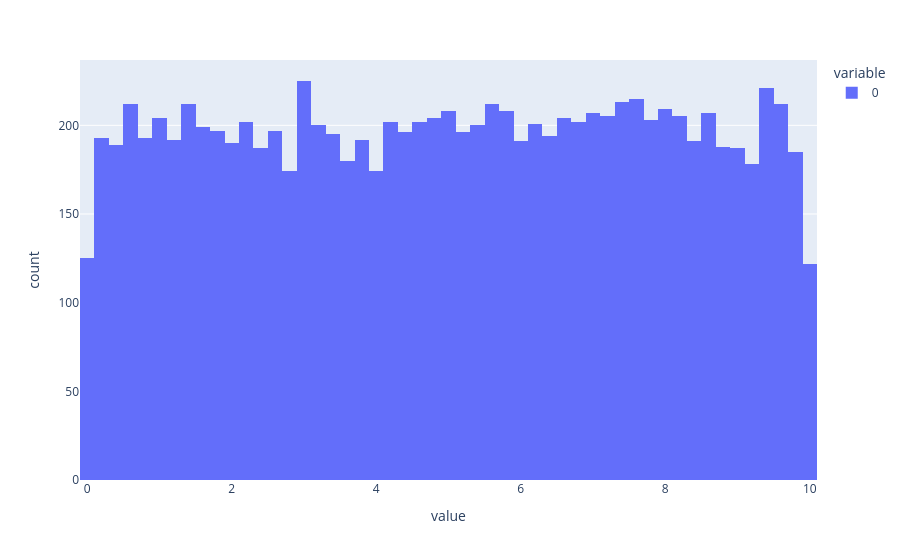

The notebook cell this image was saved under:
### Code cell
import plotly.express as px

px.histogram(uniform_values)

### Figure 1 — Plotly figure (JSON) as saved in the notebook; plotly's stock layout.template omitted (floating-point values rounded to 4 significant figures; data arrays with more than 128 entries replaced by an {"elided": "..."} marker saying what was removed)
{"data": [{"bingroup": "x", "hovertemplate": "variable=0<br>value=%{x}<br>count=%{y}<extra></extra>", "legendgroup": "0", "marker": {"color": "#636efa", "pattern": {"shape": ""}}, "name": "0", "orientation": "v", "showlegend": true, "type": "histogram", "x": {"elided": "10000 float values"}, "xaxis": "x", "yaxis": "y"}], "layout": {"barmode": "relative", "legend": {"title": {"text": "variable"}, "tracegroupgap": 0}, "margin": {"t": 60}, "xaxis": {"anchor": "y", "domain": [0.0, 1.0], "title": {"text": "value"}}, "yaxis": {"anchor": "x", "domain": [0.0, 1.0], "title": {"text": "count"}}}}
